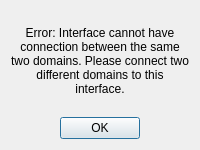
<?xml version="1.0" encoding="UTF-8"?>
<ui version="4.0">
 <class>Dialog</class>
 <widget class="QDialog" name="Dialog">
  <property name="geometry">
   <rect>
    <x>0</x>
    <y>0</y>
    <width>200</width>
    <height>150</height>
   </rect>
  </property>
  <property name="windowTitle">
   <string>Dialog</string>
  </property>
  <property name="toolTipDuration">
   <number>-1</number>
  </property>
  <layout class="QVBoxLayout" name="verticalLayout">
   <item>
    <widget class="QLabel" name="errorLabel">
     <property name="text">
      <string>Error: Interface cannot have connection between the same two domains. Please connect two different domains to this interface.</string>
     </property>
     <property name="scaledContents">
      <bool>true</bool>
     </property>
     <property name="alignment">
      <set>Qt::AlignCenter</set>
     </property>
     <property name="wordWrap">
      <bool>true</bool>
     </property>
    </widget>
   </item>
   <item>
    <widget class="QDialogButtonBox" name="okButtonBox">
     <property name="standardButtons">
      <set>QDialogButtonBox::Ok</set>
     </property>
     <property name="centerButtons">
      <bool>true</bool>
     </property>
    </widget>
   </item>
  </layout>
 </widget>
 <resources/>
 <connections/>
</ui>
